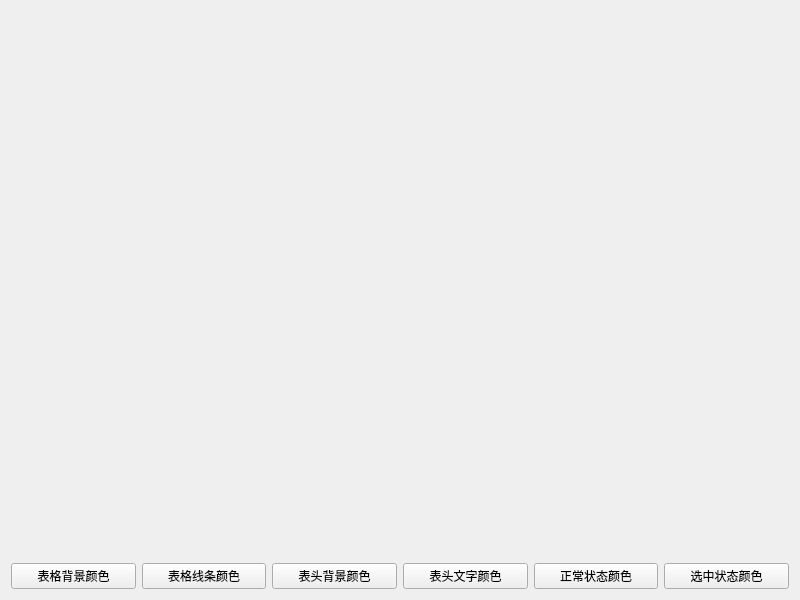
<?xml version="1.0" encoding="UTF-8"?>
<ui version="4.0">
 <class>frmTaskTableView</class>
 <widget class="QWidget" name="frmTaskTableView">
  <property name="geometry">
   <rect>
    <x>0</x>
    <y>0</y>
    <width>800</width>
    <height>600</height>
   </rect>
  </property>
  <property name="windowTitle">
   <string>frmStrateWIdget</string>
  </property>
  <property name="styleSheet">
   <string notr="true">QMenu {
    background-color: rgb(100,100,100); 
	margin:0px;
	padding:0px;
}

QMenu::item {
	padding: 2px 25px 2px 20px;
    font-size:12px;
    color:rgb(188,188,188);
    height:20px;
}

QMenu::item:selected {
    background: rgba(188, 188, 188, 150);
}

QMenu::separator {
    height: 1px;
    background: rgba(188, 188, 188, 80);
    margin-left: 10px;
    margin-right: 5px;
}</string>
  </property>
  <layout class="QVBoxLayout" name="verticalLayout">
   <item>
    <widget class="TaskTableView" name="taskTableView1" native="true">
     <property name="sizePolicy">
      <sizepolicy hsizetype="Preferred" vsizetype="Expanding">
       <horstretch>0</horstretch>
       <verstretch>0</verstretch>
      </sizepolicy>
     </property>
    </widget>
   </item>
   <item>
    <widget class="TaskTableView" name="taskTableView2" native="true">
     <property name="sizePolicy">
      <sizepolicy hsizetype="Preferred" vsizetype="Expanding">
       <horstretch>0</horstretch>
       <verstretch>0</verstretch>
      </sizepolicy>
     </property>
    </widget>
   </item>
   <item>
    <layout class="QHBoxLayout" name="horizontalLayout">
     <property name="bottomMargin">
      <number>0</number>
     </property>
     <item>
      <widget class="QPushButton" name="btnBgColor">
       <property name="text">
        <string>表格背景颜色</string>
       </property>
      </widget>
     </item>
     <item>
      <widget class="QPushButton" name="btnGridColor">
       <property name="minimumSize">
        <size>
         <width>0</width>
         <height>24</height>
        </size>
       </property>
       <property name="text">
        <string>表格线条颜色</string>
       </property>
      </widget>
     </item>
     <item>
      <widget class="QPushButton" name="btnHeaderBgColor">
       <property name="minimumSize">
        <size>
         <width>0</width>
         <height>24</height>
        </size>
       </property>
       <property name="text">
        <string>表头背景颜色</string>
       </property>
      </widget>
     </item>
     <item>
      <widget class="QPushButton" name="btnHeaderTextColor">
       <property name="minimumSize">
        <size>
         <width>0</width>
         <height>24</height>
        </size>
       </property>
       <property name="text">
        <string>表头文字颜色</string>
       </property>
      </widget>
     </item>
     <item>
      <widget class="QPushButton" name="btnNormalColor">
       <property name="minimumSize">
        <size>
         <width>0</width>
         <height>24</height>
        </size>
       </property>
       <property name="text">
        <string>正常状态颜色</string>
       </property>
      </widget>
     </item>
     <item>
      <widget class="QPushButton" name="btnSelectColor">
       <property name="minimumSize">
        <size>
         <width>0</width>
         <height>24</height>
        </size>
       </property>
       <property name="text">
        <string>选中状态颜色</string>
       </property>
      </widget>
     </item>
    </layout>
   </item>
  </layout>
 </widget>
 <layoutdefault spacing="6" margin="11"/>
 <customwidgets>
  <customwidget>
   <class>TaskTableView</class>
   <extends>QWidget</extends>
   <header>tasktableview.h</header>
   <container>1</container>
  </customwidget>
 </customwidgets>
 <resources/>
 <connections/>
</ui>
